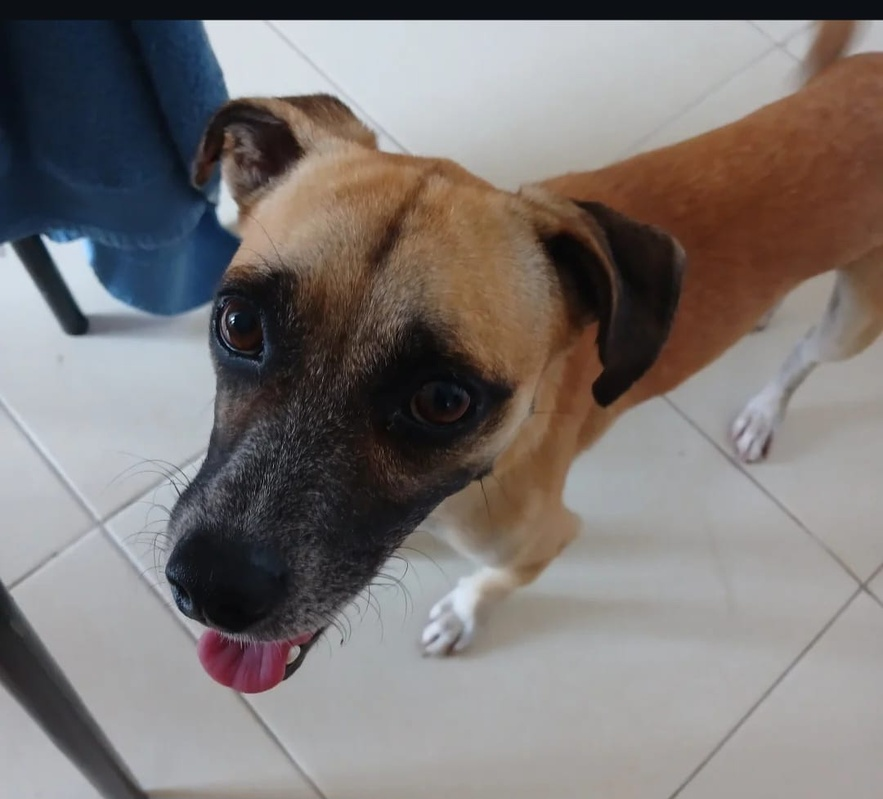
#> input picture ASL/bethoven.jpeg, 883 x 799 px, shrunk from 1080 x 977 before the run, found by its file name
$ python classificador_imagens.py
#> lines starting #> are read from the running program, lines starting #| are printed output that depends on the picture; after the words box and inside, x2 and y2 are one past the last pixel; in counts of white or black regions, pixels touching at a corner belong together

import math
import numpy as np
from PIL import Image
import matplotlib.pyplot as plt

def funcao_degrau(z):

   return np.where(z >= 0, 1, 0)

imagem=Image.open('/home/marciohenrique/UFS/Analise-de-Sistemas-Lineares/bethoven.jpeg')
#> imagem is the input picture: PIL image 883x799 RGB; mean R, G, B 124.8, 119, 117.3
imagem.show()

print(f"formato{imagem.format}")
#| formatoJPEG
print(f"tamanho{imagem.size}")
#| tamanho(883, 799)
print(f"modo:{imagem.mode}")
#| modo:RGB

#converter em tons de cinza

imagem=Image.open('/home/marciohenrique/UFS/Analise-de-Sistemas-Lineares/bethoven.jpeg').convert('L')
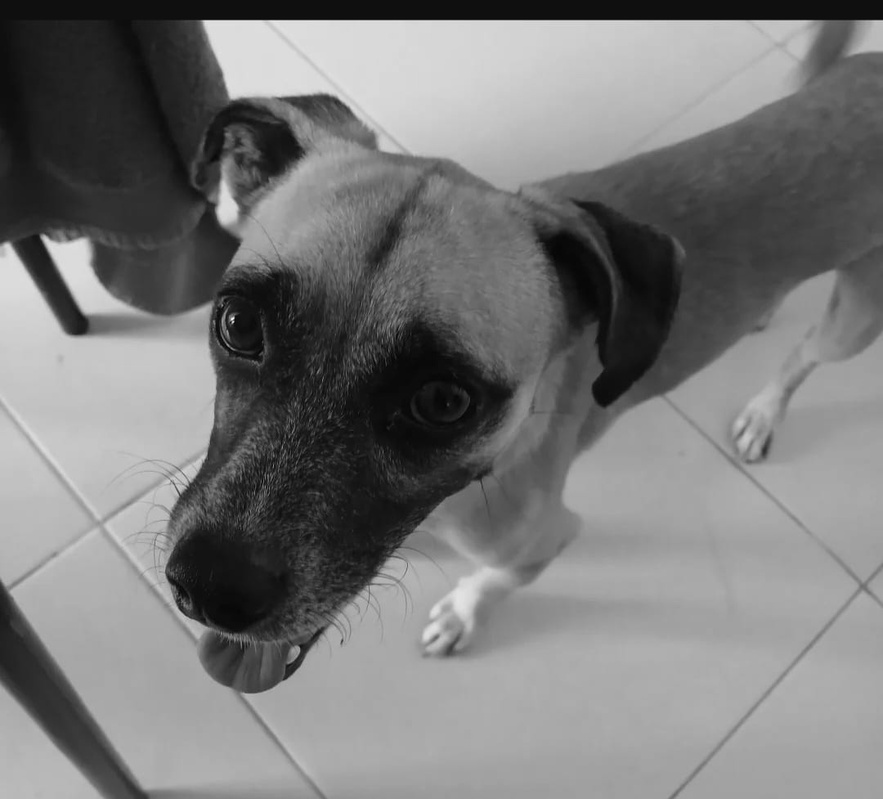
#> imagem: PIL image 883x799 L; min 0, max 243, mean 120.6
img_array = np.array(imagem, dtype=float)
print("Array da imagem",img_array)
#> (printed output is left out)

#normalizar a imagem para 0 e 1 que será a nossa entrada

imagem_normalizada=((img_array/255)-0.5)
print("Array da imagem normalizada(entrada)",imagem_normalizada)
#> (printed output is left out)


z=imagem_normalizada
saida= funcao_degrau(z)
#> in funcao_degrau, `return np.where(z >= 0, 1, 0)`:
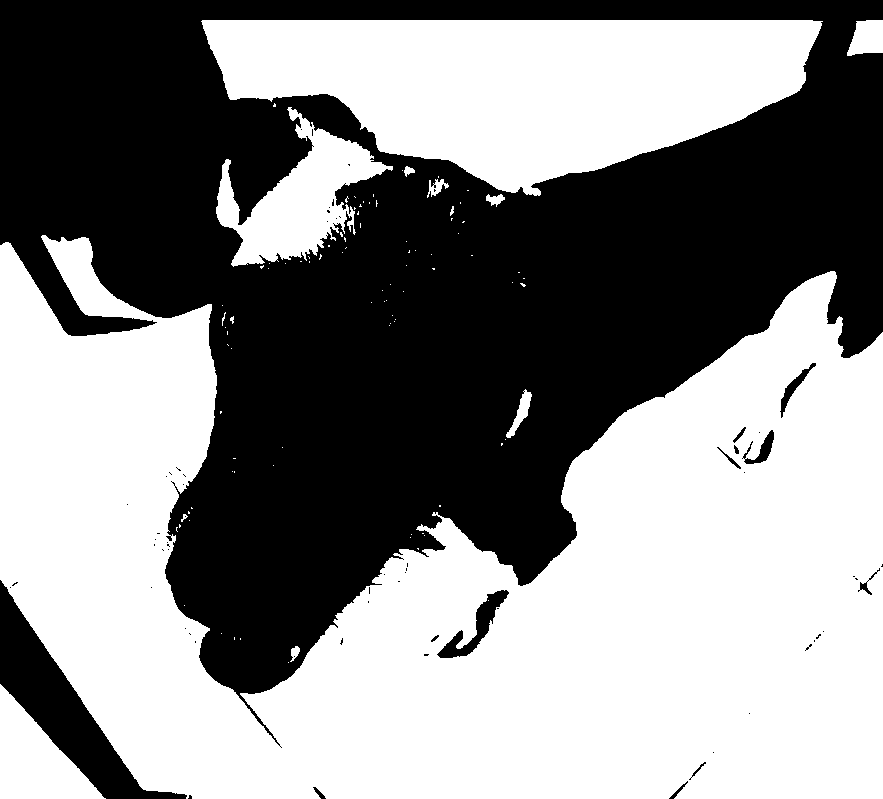
#> returned value: shape (799, 883) int64; values 0 (black) and 1 (white), 53.8% white; 66 black regions (53 under 20 px), largest, box (x1, y1, x2, y2) and area: (0, 0, 883, 748) 312577, (0, 580, 187, 799) 10375, (437, 590, 509, 658) 1297

# Exibir resultados
plt.figure(figsize=(10,4))

plt.subplot(1,3,1)
plt.title("Imagem Original")
plt.imshow(imagem_normalizada, cmap='gray')
plt.axis('off')


plt.subplot(1,3,3)
plt.title("Saída (Função Degrau)")
plt.imshow(saida, cmap='gray')
plt.axis('off')

plt.tight_layout()
plt.show()
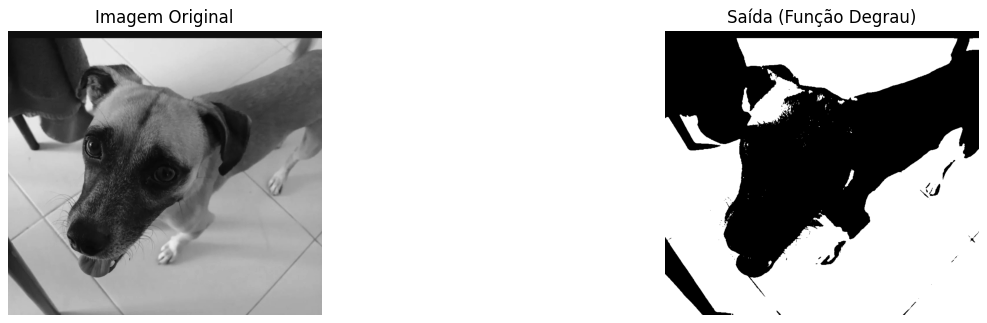
#> figure drawn by matplotlib, 2 panels
